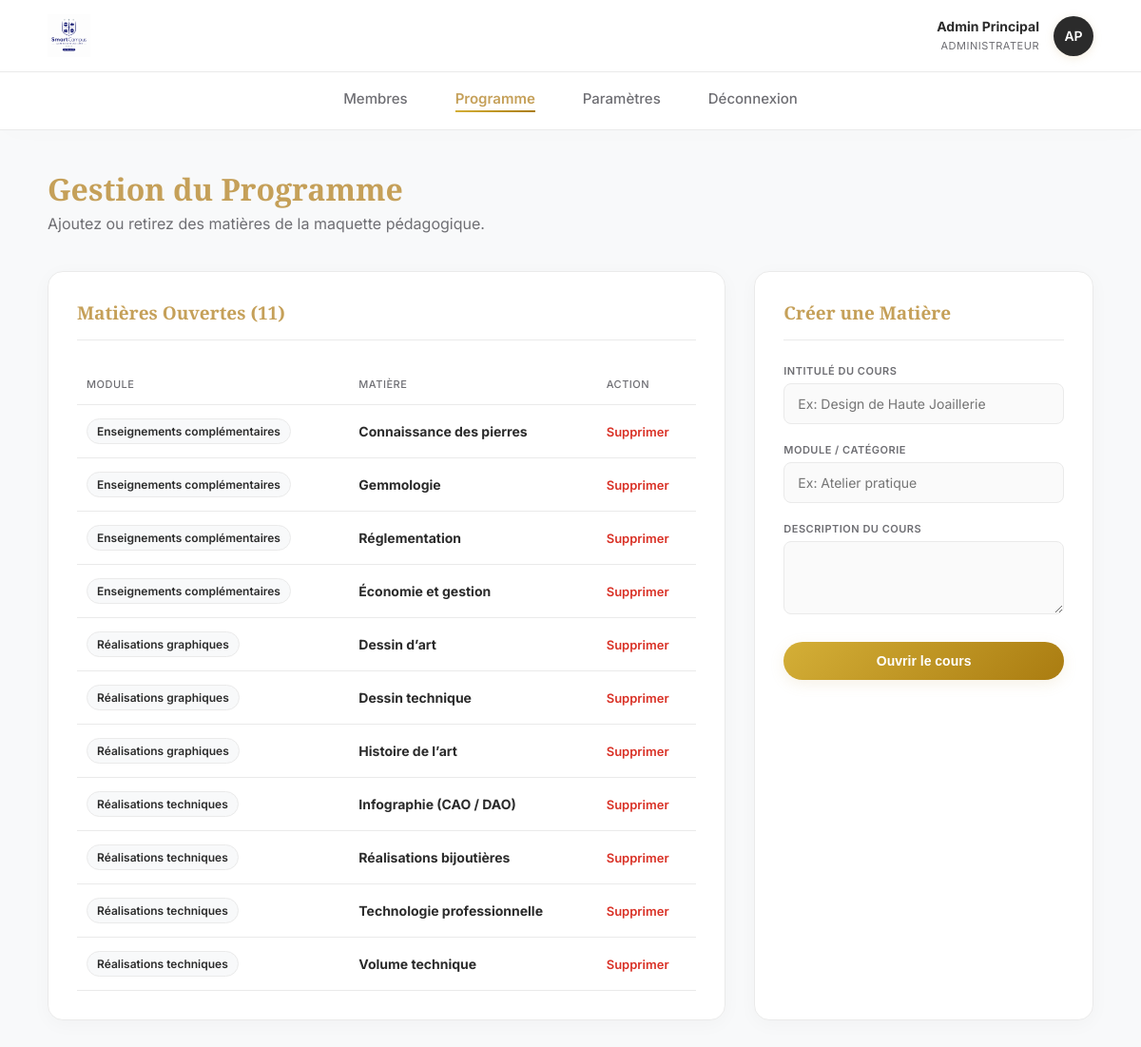
The page /gestion_cours.php (signed in) on the database its author committed.
### tables this page shows
CREATE TABLE utilisateurs (
        id INTEGER PRIMARY KEY AUTOINCREMENT,
        prenom TEXT NOT NULL,
        nom TEXT NOT NULL,
        email TEXT UNIQUE NOT NULL,
        role TEXT CHECK(role IN ('etudiant', 'professeur', 'administrateur')) NOT NULL,
        mot_de_passe_hash TEXT NOT NULL
    );

CREATE TABLE cours (
        id INTEGER PRIMARY KEY AUTOINCREMENT,
        titre TEXT NOT NULL,
        categorie TEXT NOT NULL,
        description TEXT
    );

### gestion_cours.php (the view, shortened to what this page needs)
<?php
require_once 'db.php';
$stmt_admin = $db->prepare("SELECT prenom, nom FROM utilisateurs WHERE id = ?");
$stmt_admin->execute([$_SESSION['utilisateur_id']]);
$admin = $stmt_admin->fetch(PDO::FETCH_ASSOC);
$initiales = strtoupper(substr($admin['prenom'], 0, 1) . substr($admin['nom'], 0, 1));
$liste_cours = $db->query("SELECT * FROM cours ORDER BY categorie, titre")->fetchAll(PDO::FETCH_ASSOC);
?>
<!DOCTYPE html>
<html lang="fr">
<head>
    <link rel="stylesheet" href="style.css">
</head>
<body>
    <header class="top-bar">
        <img src="images/logo.jpg" alt="Logo HEJ">
        <div class="user-widget">
            <div class="user-widget-info" style="text-align: right;">
                <strong><?= htmlspecialchars($admin['prenom'] . ' ' . $admin['nom']) ?></strong>
                <span>Administrateur</span>
            </div>
            <div class="avatar-small" style="background:#2b2b2b;"><?= $initiales ?></div>
        </div>
    </header>
    <nav class="top-nav">
        <a href="dashboard_administrateur.php">Membres</a>
        <a href="gestion_cours.php" class="active">Programme</a>
        <a href="parametres.php">Paramètres</a>
        <a href="deconnexion.php">Déconnexion</a>
    </nav>
    <div class="container">
        <div style="margin-bottom: 40px;">
            <h1 style="margin:0; color:var(--primary);">Gestion du Programme</h1>
            <p style="margin:5px 0 0 0; color:var(--text-muted);">Ajoutez ou retirez des matières de la maquette pédagogique.</p>
        </div>
        <div class="dashboard-grid">
            <div class="card">
                <div class="card-header"><h2>Matières Ouvertes (<?= count($liste_cours) ?>)</h2></div>
                <table>
                    <tr><th>Module</th><th>Matière</th><th>Action</th></tr>
                    <?php foreach ($liste_cours as $c): ?>
                        <tr>
                            <td><span class="badge badge-neutral"><?= htmlspecialchars($c['categorie']) ?></span></td>
                            <td><strong><?= htmlspecialchars($c['titre']) ?></strong></td>
                            <td><a href="gestion_cours.php?action=supprimer&id=<?= $c['id'] ?>" style="color:var(--danger); font-weight:600; text-decoration:none; font-size:13px;" onclick="return confirm('Supprimer ce cours supprimera TOUTES ses notes liées. Continuer ?');">Supprimer</a></td>
                        </tr>
                    <?php endforeach; ?>
                </table>
            </div>
            <div class="card">
                <div class="card-header"><h2>Créer une Matière</h2></div>
                <form action="gestion_cours.php" method="POST">
                    <label>Intitulé du cours</label>
                    <input type="text" name="titre" placeholder="Ex: Design de Haute Joaillerie" required>
                    <label>Module / Catégorie</label>
                    <input type="text" name="categorie" placeholder="Ex: Atelier pratique" required list="cats">
                    <label>Description du cours</label>
                    <textarea name="description" rows="3"></textarea>
                    <button type="submit" class="btn-action" style="width:100%; margin-top:20px;">Ouvrir le cours</button>
                </form>
            </div>
        </div>
    </div>
</body>
</html>

### style.css (style rules this page uses)
:root { --primary: #C5A059; --primary-grad: linear-gradient(135deg, #D4AF37 0%, #AA7C11 100%); --primary-light: #fdfaf5; --bg-body: #f8f9fa; --text-main: #2b2b2b; --text-muted: #6e6e73; --border: #eaeaea; --danger: #d93025; --danger-light: #fce8e6; --success: #137333; --success-light: #e6f4ea; --shadow-soft: 0 4px 20px rgba(0, 0, 0, 0.03); --shadow-hover: 0 10px 25px rgba(0, 0, 0, 0.08); }
body { font-family: 'Inter', sans-serif; background-color: var(--bg-body); margin: 0; color: var(--text-main); -webkit-font-smoothing: antialiased; }
h1, h2, h3 { font-family: 'Playfair Display', serif; font-weight: 600; }
.top-bar { display: flex; justify-content: space-between; align-items: center; padding: 15px 50px; background: rgba(255, 255, 255, 0.95); backdrop-filter: blur(10px); border-bottom: 1px solid var(--border); }
.top-bar img { height: 45px; }
.user-widget { display: flex; align-items: center; gap: 15px; }
.avatar-small { width: 42px; height: 42px; border-radius: 50%; background: var(--primary-grad); color: white; display: flex; justify-content: center; align-items: center; font-weight: 600; font-size: 14px; box-shadow: 0 2px 10px rgba(197, 160, 89, 0.2); }
.user-widget-info strong { display: block; font-size: 14px; }
.user-widget-info span { color: var(--text-muted); font-size: 11px; letter-spacing: 0.5px; text-transform: uppercase; }
.top-nav { display: flex; justify-content: center; gap: 50px; padding: 18px 0; background: white; border-bottom: 1px solid var(--border); margin-bottom: 40px; box-shadow: 0 4px 30px rgba(0,0,0,0.01); }
.top-nav a { text-decoration: none; color: var(--text-muted); font-weight: 500; font-size: 15px; transition: all 0.3s ease; position: relative; padding-bottom: 5px; }
.top-nav a::after { content: ''; position: absolute; width: 0; height: 2px; bottom: 0; left: 50%; background: var(--primary-grad); transition: all 0.3s ease; transform: translateX(-50%); }
.top-nav a.active { color: var(--primary); font-weight: 600; }
.top-nav a.active::after { width: 100%; }
.container { max-width: 1100px; margin: 0 auto; padding: 0 20px 60px; animation: fadeUp 0.5s ease-out forwards; }
.dashboard-grid { display: grid; grid-template-columns: 2fr 1fr; gap: 30px; }
.card { background: white; border-radius: 16px; padding: 30px; border: 1px solid var(--border); box-shadow: var(--shadow-soft); transition: transform 0.3s ease, box-shadow 0.3s ease; }
.card-header { border-bottom: 1px solid var(--border); padding-bottom: 15px; margin-bottom: 25px; }
.card-header h2 { margin: 0; font-size: 19px; color: var(--primary); }
.btn-action { background: var(--primary-grad); color: white; padding: 12px 24px; border-radius: 30px; text-decoration: none; font-weight: 600; font-size: 14px; border: none; cursor: pointer; transition: all 0.3s; box-shadow: 0 4px 15px rgba(197, 160, 89, 0.15); display: inline-block; text-align: center; box-sizing: border-box; }
table { width: 100%; border-collapse: collapse; }
th, td { padding: 14px 10px; text-align: left; border-bottom: 1px solid var(--border); font-size: 14px; }
th { color: var(--text-muted); font-weight: 500; text-transform: uppercase; font-size: 11px; letter-spacing: 0.5px; }
.badge { padding: 5px 10px; border-radius: 20px; font-size: 12px; font-weight: 600; display: inline-block; }
.badge-neutral { background: var(--bg-body); color: var(--text-main); border: 1px solid var(--border); }
label { font-size: 11px; font-weight: 600; text-transform: uppercase; color: var(--text-muted); margin-bottom: 6px; display: block; margin-top: 15px; letter-spacing: 0.5px; }
input, select, textarea { width: 100%; padding: 12px 14px; margin-bottom: 5px; border: 1px solid var(--border); border-radius: 8px; box-sizing: border-box; font-family: 'Inter', sans-serif; font-size: 14px; transition: all 0.3s; background-color: #fafafa; }

### rows shown on the page
utilisateurs: prenom+nom "Admin Principal", initiales "AP"
cours: categorie "Enseignements complémentaires", titre "Connaissance des pierres"
cours: categorie "Enseignements complémentaires", titre "Gemmologie"
cours: categorie "Enseignements complémentaires", titre "Réglementation"
cours: categorie "Enseignements complémentaires", titre "Économie et gestion"
cours: categorie "Réalisations graphiques", titre "Dessin d’art"
cours: categorie "Réalisations graphiques", titre "Dessin technique"
cours: categorie "Réalisations graphiques", titre "Histoire de l’art"
cours: categorie "Réalisations techniques", titre "Infographie (CAO / DAO)"
cours: categorie "Réalisations techniques", titre "Réalisations bijoutières"
cours: categorie "Réalisations techniques", titre "Technologie professionnelle"
cours: categorie "Réalisations techniques", titre "Volume technique"

### other values the page prints
count($liste_cours) "11"
